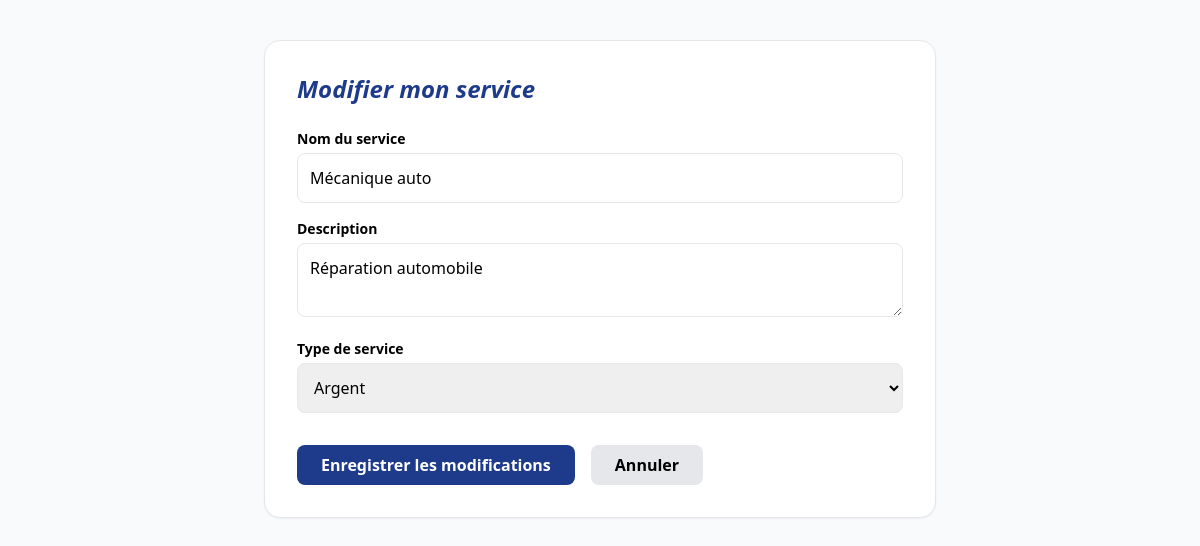
Page /view/modifier_service.php?id=10 (signed in) on the committed database.
### tables this page shows
CREATE TABLE `service` (
  `id_service` int(11) NOT NULL,
  `nom` varchar(150) NOT NULL,
  `image` varchar(255) DEFAULT NULL,
  `description` text DEFAULT NULL,
  `type_service` varchar(100) DEFAULT NULL,
  `prix` decimal(10,2) NOT NULL DEFAULT 0.00,
  `categorie` varchar(100) DEFAULT NULL,
  `id_prestataire` int(11) DEFAULT NULL
);

### View/modifier_service.php (the view, shortened to what this page needs)
<?php
include '../config/db.php';
$id_service = $_GET['id'];
$user_id = currentUserId();
$stmt = $pdo->prepare("SELECT * FROM service WHERE id_service = ? AND id_prestataire = ?");
$stmt->execute([$id_service, $user_id]);
$service = $stmt->fetch();
?>
<!DOCTYPE html>
<html lang="fr">
<head>
    <script src="https://cdn.tailwindcss.com"></script>
</head>
<body class="bg-gray-50 p-10">
    <div class="max-w-2xl mx-auto bg-white p-8 rounded-2xl shadow-sm border">
        <h2 class="text-2xl font-bold mb-6 italic text-blue-900">Modifier mon service</h2>
        <form method="POST" class="space-y-4">
            <div>
                <label class="block text-sm font-bold mb-1">Nom du service</label>
                <input type="text" name="nom" value="<?php echo htmlspecialchars($service['nom']); ?>" class="w-full p-3 border rounded-lg">
            </div>
            <div>
                <label class="block text-sm font-bold mb-1">Description</label>
                <textarea name="description" class="w-full p-3 border rounded-lg"><?php echo htmlspecialchars($service['description']); ?></textarea>
            </div>
            <div>
                <label class="block text-sm font-bold mb-1">Type de service</label>
                <select name="type_service" class="w-full p-3 border rounded-lg">
                    <option value="argent" <?php if($service['type_service'] == 'argent') echo 'selected'; ?>>Argent</option>
                </select>
            </div>
            <div class="flex gap-4 pt-4">
                <button type="submit" class="bg-blue-900 text-white px-6 py-2 rounded-lg font-bold">Enregistrer les modifications</button>
                <a href="dashboard_prestataire.php" class="bg-gray-200 px-6 py-2 rounded-lg font-bold">Annuler</a>
            </div>
        </form>
    </div>
</body>
</html>

### rows in the picture
service: nom "Mécanique auto", description "Réparation automobile", type_service "Argent"
